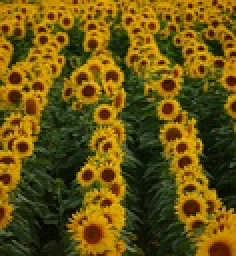
%> input picture assignments/assignment2/data/sunflowers.jpg, 118 x 128 px, shrunk from 328 x 357 before the run (shown 2 times larger)
$ octave affine_transf.m   (GNU Octave 9; MATLAB toolbox functions it lacks are replaced by stand-ins)
%> lines starting %> are read from the running program, lines starting %| are printed output that depends on the picture
### assignments/assignment2/src/show_ellipse_circles.m
function show_ellipse_circles(I, cx, cy, rad1, rad2, threshold, scale, k)
%% I: image on top of which you want to display the circles
%% cx, cy: column vectors with x and y coordinates of circle centers
%% rad: column vector with radii of circles.
%% The sizes of cx, cy, and rad must all be the same
%% color: optional parameter specifying the color of the circles
%%        to be displayed (red by default)
%% ln_wid: line width of circles (optional, 1.5 by default
color = 'r';
ln_wid = 1;
if nargin < 5
    color = 'r';
end

if nargin < 6
   ln_wid = 1.5;
end

imshow(I); hold on;

theta = 0:0.1:(2*pi+0.1);
cx1 = cx(:,ones(size(theta)));
cy1 = cy(:,ones(size(theta)));
rad_1 = rad1(:,ones(size(theta)));
rad_2 = rad2(:,ones(size(theta)));
theta = theta(ones(size(cx1,1),1),:);
X = cx1+cos(theta).*rad_1;
Y = cy1+sin(theta).*rad_2;
line(X', Y', 'Color', color, 'LineWidth', ln_wid);

title(sprintf('circles: %d, threshold: %.3f, scale: %.3f, factor k: %.3f', size(cx,1), threshold, scale, k));

### assignments/assignment2/src/affine_transf.m
% Assignment 2: Scale-space blob detection
% Zhenye Na (zna2)
% 3/6/2018

% img filename: butterfly.jpg, einstein.jpg, fishes.jpg, flower.jpg
% frog.jpg, gta5.jpg, sunflowers.jpg, tnj.jpg, music.jpg

% Turn off this warning "Warning: Image is too big to fit on screen; displaying at 33% "
% To set the warning state, you must first know the message identifier for the one warning you want to enable.
% Query the last warning to acquire the identifier.  For example:
% warnStruct = warning('query', 'last');
% msgid_integerCat = warnStruct.identifier
% MATLAB:concatenation:integerInteraction
warning('off', 'Images:initSize:adjustingMag');

% clear all
% Read in image and convert to double and then grayscale
[img, map] = imread('../data/sunflowers.jpg');
%> img is the input picture: size 128x118x3 uint8; mean R, G, B 104.4, 83.8, 15
%> map = []
img = rgb2gray(img);
%> img: size 128x118 uint8
img = im2double(img);
%> img: size 128x118 double


[h, w] = size(img);             % Image size
%> h = 128; w = 118
threshold = 0.15;               % Define threshold
k = 1.25;                       % Increasing factor of k
levels = 1;                     % Define number of iterations
initial_sigma = 2;              % Define scale for LoG
sigma = 2;

dx = [-1 0 1; -1 0 1; -1 0 1];  % Derivative masks
dy = dx';

Ix = conv2(img, dx, 'same');    % Image derivatives
Iy = conv2(img, dy, 'same');

% Generate Gaussian filter of size 6*sigma (+/- 3sigma) and of
% minimum size 1x1.
g = fspecial('gaussian',max(1,fix(6*sigma)), sigma);

% Smoothed squared image derivatives
Ix2 = conv2(Ix.^2, g, 'same');
Iy2 = conv2(Iy.^2, g, 'same');
Ixy = conv2(Ix.*Iy, g, 'same');

% Perform LoG filter to image for several levels
% [h,w] - dimensions of image, n - number of levels in scale space

tic
% for i = 1:levels
% Generate a Laplacian of Gaussian filter / scale normalization
LoG = fspecial('log', 2 * ceil(3 * sigma) + 1, sigma);
% Filter the img with LoG
scale_space = abs(imfilter(img, LoG, 'replicate', 'same').*(sigma^2));
toc

% suppressed_space = zeros(h,w,levels);
suppressed_space = ordfilt2(scale_space,9,ones(3,3));
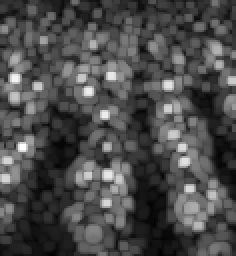
%> suppressed_space: size 128x118 double (shown 2 times larger); min 0.00231, max 0.274, mean 0.0828; drawn with min black and max white
survive_space = suppressed_space;

% Compute second moment matrix of the image

rad_l = [];
rad_s = [];

for i=1:size(Ix2,1)
    for j=1:size(Ix2,2)
        temp = zeros(2);
        temp(1) = Ix2(i,j);
        temp(2) = Ixy(i,j);
        temp(3) = Ixy(i,j);
        temp(4) = Iy2(i,j);
        lambda = eig(temp);
        if i == 1 && j == 1
            if lambda(1) > lambda(2)
                rad_l = lambda(1);
                rad_s = lambda(2);
            else
                rad_s = lambda(1);
                rad_l = lambda(2);
            end
        else
            if lambda(1) > lambda(2)
                rad_l = [rad_l, lambda(1)];
                rad_s = [rad_s, lambda(2)];
            else
                rad_s = [rad_s, lambda(1)];
                rad_l = [rad_l, lambda(2)];
            end
        end
    end
end
%> after the loop, temp = [0.144 0.00353; 0.00353 0.0879]

% Reshape
rad_l = reshape(rad_l, [h, w]);
rad_s = reshape(rad_s, [h, w]);
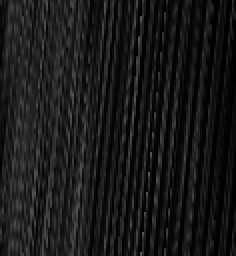
%> rad_s: size 128x118 double (shown 2 times larger); min 0.000662, max 0.372, mean 0.0982

cx = []; cy = []; rad1 = []; rad2 = [];
for i=1:h
    for j=1:w
        if i == 1 && j == 1
            if survive_space(i,j) >= threshold
                cx = j;
                cy = i;
                rad1 = rad_l(i,j) * sigma;
                rad2 = rad_s(i,j) * sigma;
            end
        else
            if survive_space(i,j) >= threshold
                cx = [cx, j];
                cy = [cy, i];
                rad1 = [rad1, rad_l(i,j)* sigma * 10];
                rad2 = [rad2, rad_s(i,j)* sigma * 10];
            end
        end
    end
end
%> after the loop, cx = 1209 values, max 118 at index 282, min 1 at index 720, mean 59.95; cy = 1209 values from 14 to 115; rad1 = 1209 values, max 13.03 at index 917, min 0.158 at index 55, mean 4.28; rad2 = 1209 values, max 6.08 at index 840, min 0.0271 at index 282, mean 1.89


show_ellipse_circles(img, cy', cx', rad1', rad2', threshold, initial_sigma, k);
%> in show_ellipse_circles, `cx1 = cx(:,ones(size(theta)));`:
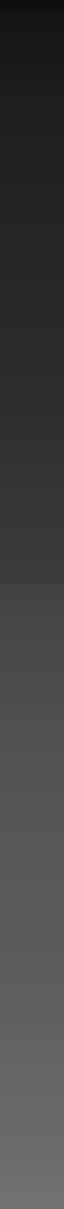
%> cx1: size 1209x64 double; min 14, max 115, mean 65.8
%> in show_ellipse_circles, `cy1 = cy(:,ones(size(theta)));`:
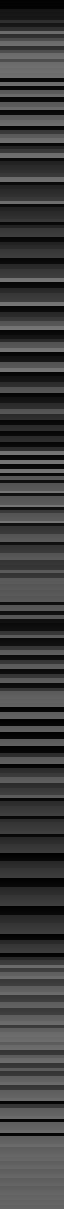
%> cy1: size 1209x64 double; min 1, max 118, mean 59.9
%> in show_ellipse_circles, `rad_2 = rad2(:,ones(size(theta)));`:
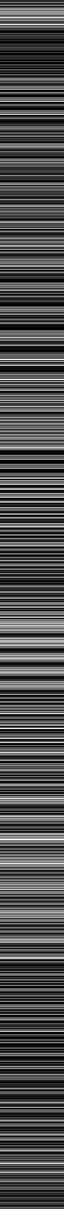
%> rad_2: size 1209x64 double; min 0.0271, max 6.08, mean 1.89; drawn with min black and max white
%> in show_ellipse_circles, `Y = cy1+sin(theta).*rad_2;`:
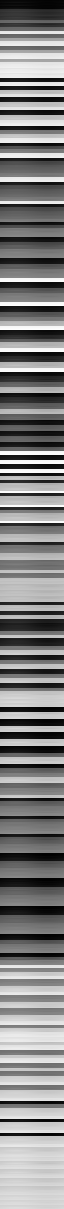
%> Y: size 1209x64 double; min -0.735, max 118.8, mean 59.9; drawn with min black and max white
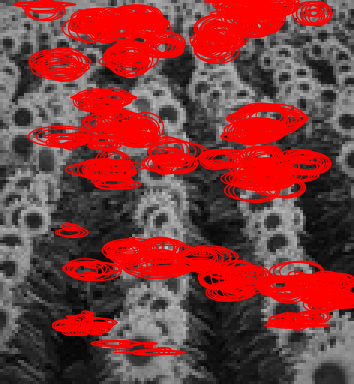
%> figure redrawn from the program's plot data; shown 3 times larger; its title reads 'circles: 1209, threshold: 0.150, scale: 2.000, factor k: 1.250'

$ run again, with assignments/assignment2/data/butterfly.jpg copied over assignments/assignment2/data/sunflowers.jpg
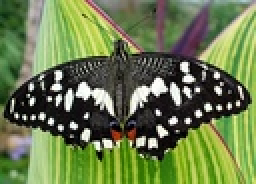
%> input picture assignments/assignment2/data/butterfly.jpg, 128 x 92 px, shrunk from 493 x 356 before the run (shown 2 times larger)
%> img is the input picture: size 92x128x3 uint8; mean R, G, B 106.9, 123.4, 77.1
%> map = []
%> after the loop `for i=1:size(Ix2,1)`: temp = [0.448 0.0439; 0.0439 0.363]
%> `rad_s = reshape(rad_s, [h, w]);`:
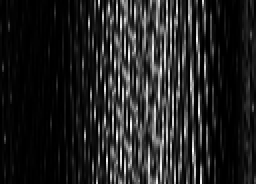
%> rad_s: size 92x128 double (shown 2 times larger); min 0.000459, max 1.51, mean 0.207; drawn with min black and max white
%> after the loop `for i=1:h`: cx = 3134 values, max 126 at index 1045, min 3 at index 1794, mean 63.96; cy = 3134 values from 14 to 86; rad1 = 3134 values, max 62.41 at index 1000, min 0.0651 at index 574, mean 11.25; rad2 = 3134 values, max 29.11 at index 1861, min 0.00942 at index 221, mean 4.52
%> `show_ellipse_circles(img, cy', cx', rad1', rad2', threshold, initial_s..`:
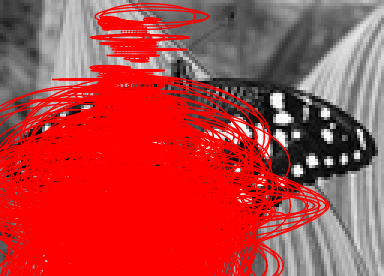
%> figure redrawn from the program's plot data; shown 3 times larger; its title reads 'circles: 3134, threshold: 0.150, scale: 2.000, factor k: 1.250'
